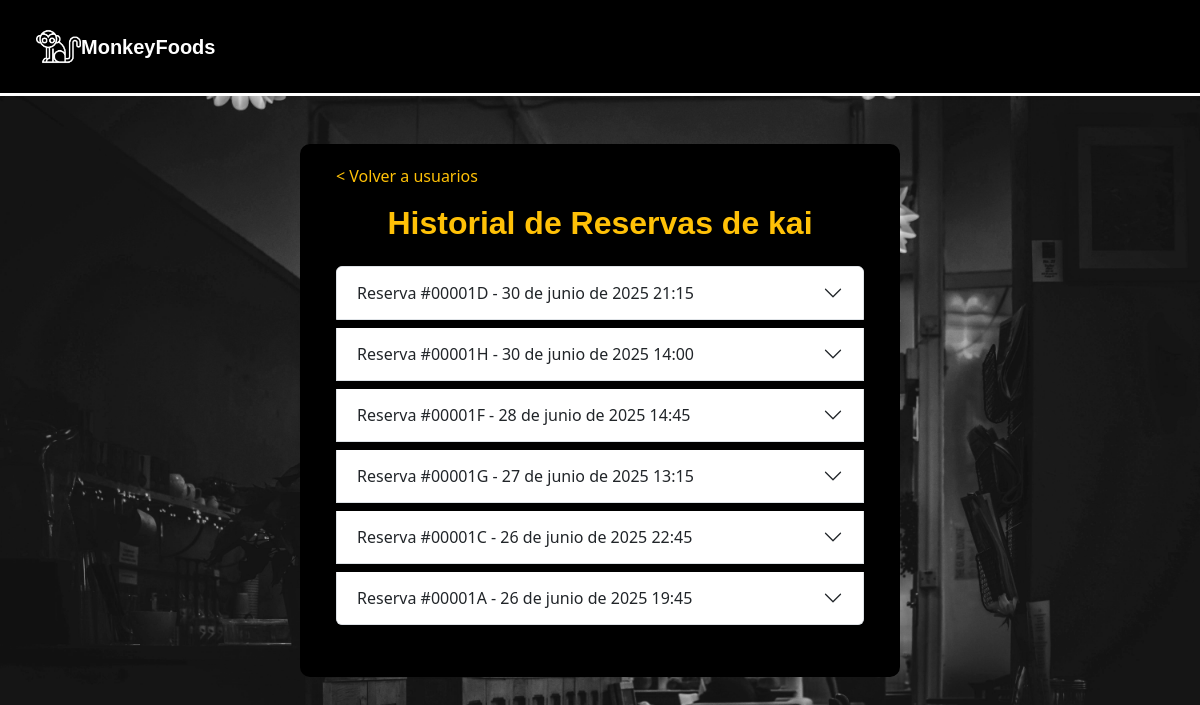
The app's page /reservas/historial-usuario/38/ (signed in), older data.
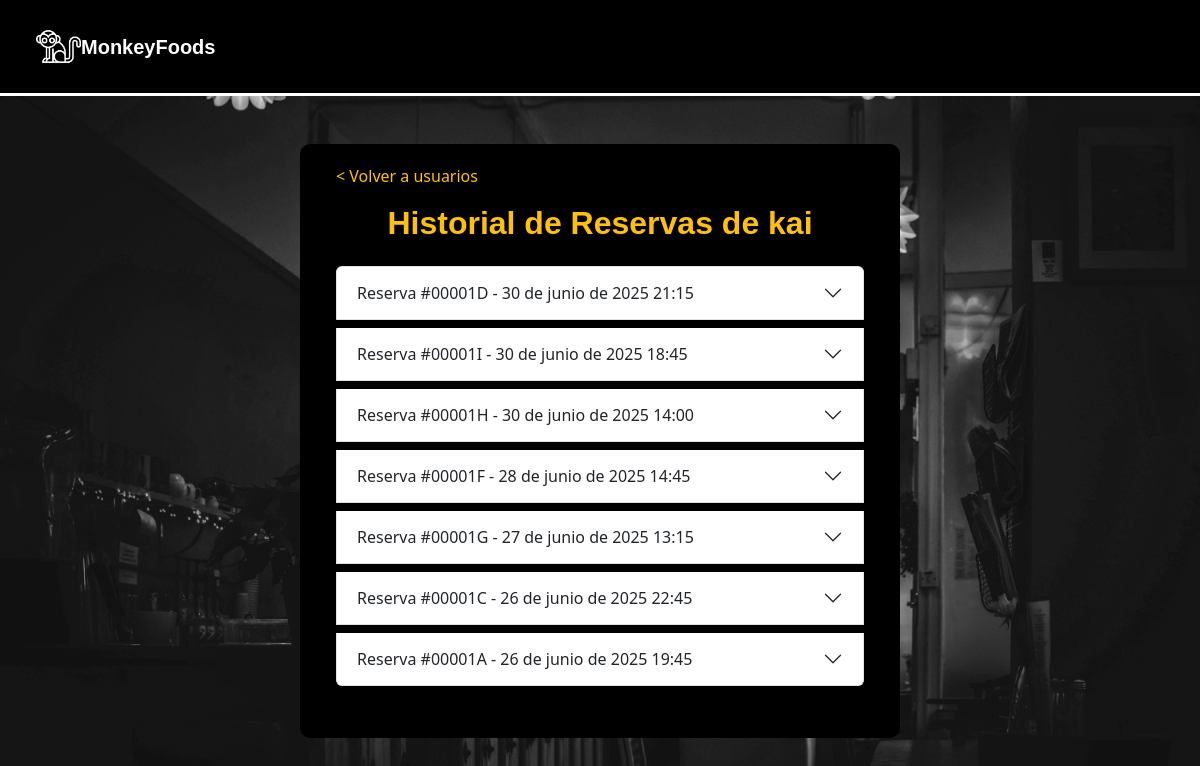
The same page, newer data.
### apps/registrar/models.py (models this page shows, shortened)
class CustomUser(AbstractUser):
    ROL_CHOICES = (
        (1, 'Cliente'),
        (2, 'Mesero'),
        (3, 'Cocinero'),
        (4, 'Administrador'),
    )
    rol = models.PositiveSmallIntegerField(choices=ROL_CHOICES, default=1)
    foto_perfil = models.ImageField(upload_to='fotos_perfil/', blank=True, null=True)

### apps/reservas/models.py (models this page shows, shortened)
class Reserva(models.Model):
    ESTADOS_RESERVA = (
        ('borrador', 'Borrador'),
        ('completada', 'Completada'),
    )
    id_reserva = models.CharField(max_length=12, unique=True, editable=False)
    cliente = models.ForeignKey(settings.AUTH_USER_MODEL, on_delete=models.CASCADE)
    nombre_reserva = models.CharField(max_length=100)
    fecha = models.DateField()
    hora = models.TimeField()
    telefono = models.CharField(max_length=20)
    comensales = models.PositiveIntegerField(default=1)
    abono = models.DecimalField(max_digits=8, decimal_places=2)
    total = models.DecimalField(max_digits=8, decimal_places=2)
    mesas = models.ManyToManyField('Mesa')
    menu = models.ForeignKey(Menu, on_delete=models.SET_NULL, null=True, blank=True)  #modelo menú
    zona = models.ForeignKey('Zona', on_delete=models.CASCADE, null=True, blank=True)
    estado = models.CharField(max_length=20, choices=ESTADOS_RESERVA, default='borrador')

### apps/reservas/views.py (the view)
# urls.py: path('historial-usuario/<int:usuario_id>/', views.historial_usuario_admin, name='historial_usuario_admin'),
@user_passes_test(es_admin)
def historial_usuario_admin(request, usuario_id):
    usuario = get_object_or_404(CustomUser, id=usuario_id)
    reservas = Reserva.objects.filter(cliente=usuario).order_by('-fecha', '-hora')
    return render(request, 'reservas/historial_usuario_admin.html', {
        'usuario': usuario,
        'reservas': reservas
    })

### apps/reservas/views.py (called while the page is built)
def es_admin(user):
    return user.is_authenticated and user.rol == 4

### apps/reservas/templates/reservas/historial_usuario_admin.html (shortened to what this page needs)
{% extends "base.html" %}
{% load static %}
{% block content %}
{% block extra_head %}
<link rel="stylesheet" href="{% static 'reservas/css/styles.css' %}">
{% endblock %}
<div class="form-container">
  <div class="container mb-4 px-3">
    <a href="{% url 'admin_usuarios' %}" class="text-warning text-decoration-none mb-3 d-block">&lt; Volver a usuarios</a>
    <h2 class="text-warning text-center mb-4" style="font-family: 'Century Gothic', sans-serif; font-weight: bolder;">
      Historial de Reservas de {{ usuario.username }}
    </h2>
    <div class="accordion" id="accordionReservas">
      {% for reserva in reservas %}
      <div class="accordion-item mb-2">
        <h2 class="accordion-header" id="heading{{ reserva.id }}">
          <button class="accordion-button collapsed" type="button" data-bs-toggle="collapse" data-bs-target="#collapse{{ reserva.id }}">
            Reserva #{{ reserva.id_reserva }} - {{ reserva.fecha }} {{ reserva.hora }}
          </button>
        </h2>
      </div>
      {% empty %}
      <p class="text-center" style="font-size: 18px; color: grey; font-style: italic;">Este usuario no tiene reservas registradas.</p>
      {% endfor %}
    </div>
  </div>
</div>
{% endblock %}

### templates/base.html (shortened to what this page needs)
{% load static %}
<!DOCTYPE html>
<html lang="es">
<head>
    <link href="https://cdn.jsdelivr.net/npm/bootstrap@5.3.3/dist/css/bootstrap.min.css" rel="stylesheet">
    <link rel="stylesheet" href="https://cdn.jsdelivr.net/npm/bootstrap-icons@1.11.3/font/bootstrap-icons.min.css">
    <link rel="stylesheet" href="{% static 'registrar/css/styles.css' %}">
    {% block extra_head %}{% endblock %}
</head>
<body class="body-fondo">
    <nav class="navbar navbar-expand-lg bg-body-primary navbar-settings p-4">
        <div class="container-fluid">
            <a href="{% url 'index' %}">
                <img style="width: 45px; height: 45px;" src="{% static 'home/img/mono-blanco.png' %}" alt="marca">
                <a class="navbar-brand marca" href="{% url 'index' %}">MonkeyFoods</a>
            </a>
        </div>
    </nav>
    <main class="container my-5">
        {% block content %}{% endblock %}
    </main>
</body>
</html>

### apps/registrar/static/registrar/css/styles.css (style rules this page uses)
.body-fondo { background-image: url(../img/fondo.jpg); background-size: cover; background-position: cover; background-repeat: no-repeat; background-attachment: fixed; }
.navbar-settings { background-color: black; border-bottom: 3px solid; color: white; }
.marca { color: white; font-weight: bold; text-align: right; background-size: 20%; font-family: "Century Gothic", sans-serif; }

### apps/reservas/static/reservas/css/styles.css (style rules this page uses)
html, body { max-width: 100%; overflow-x: hidden; }
.navbar-settings { background-color: black; border-bottom: 3px solid; color: white; }
.marca { color: white; font-weight: bold; text-align: right; background-size: 20%; font-family: "Century Gothic", sans-serif; }
body { background-size: cover; background-position: cover; background-repeat: no-repeat; background-attachment: fixed; }
.form-container { max-width: 600px; width: 90%; display: grid; color: white; background-color: black; border-radius: 10px; padding: 20px; margin: 2rem auto; }

### apps/reservas/templates/reservas/historial_usuario_admin.html (style rules this page uses)
.accordion-button { font-size: 1rem; }

Row changes from the older to the newer data that the page shows:
added Reserva: id_reserva "00001I", fecha "30 de junio de 2025", hora "18:45"
